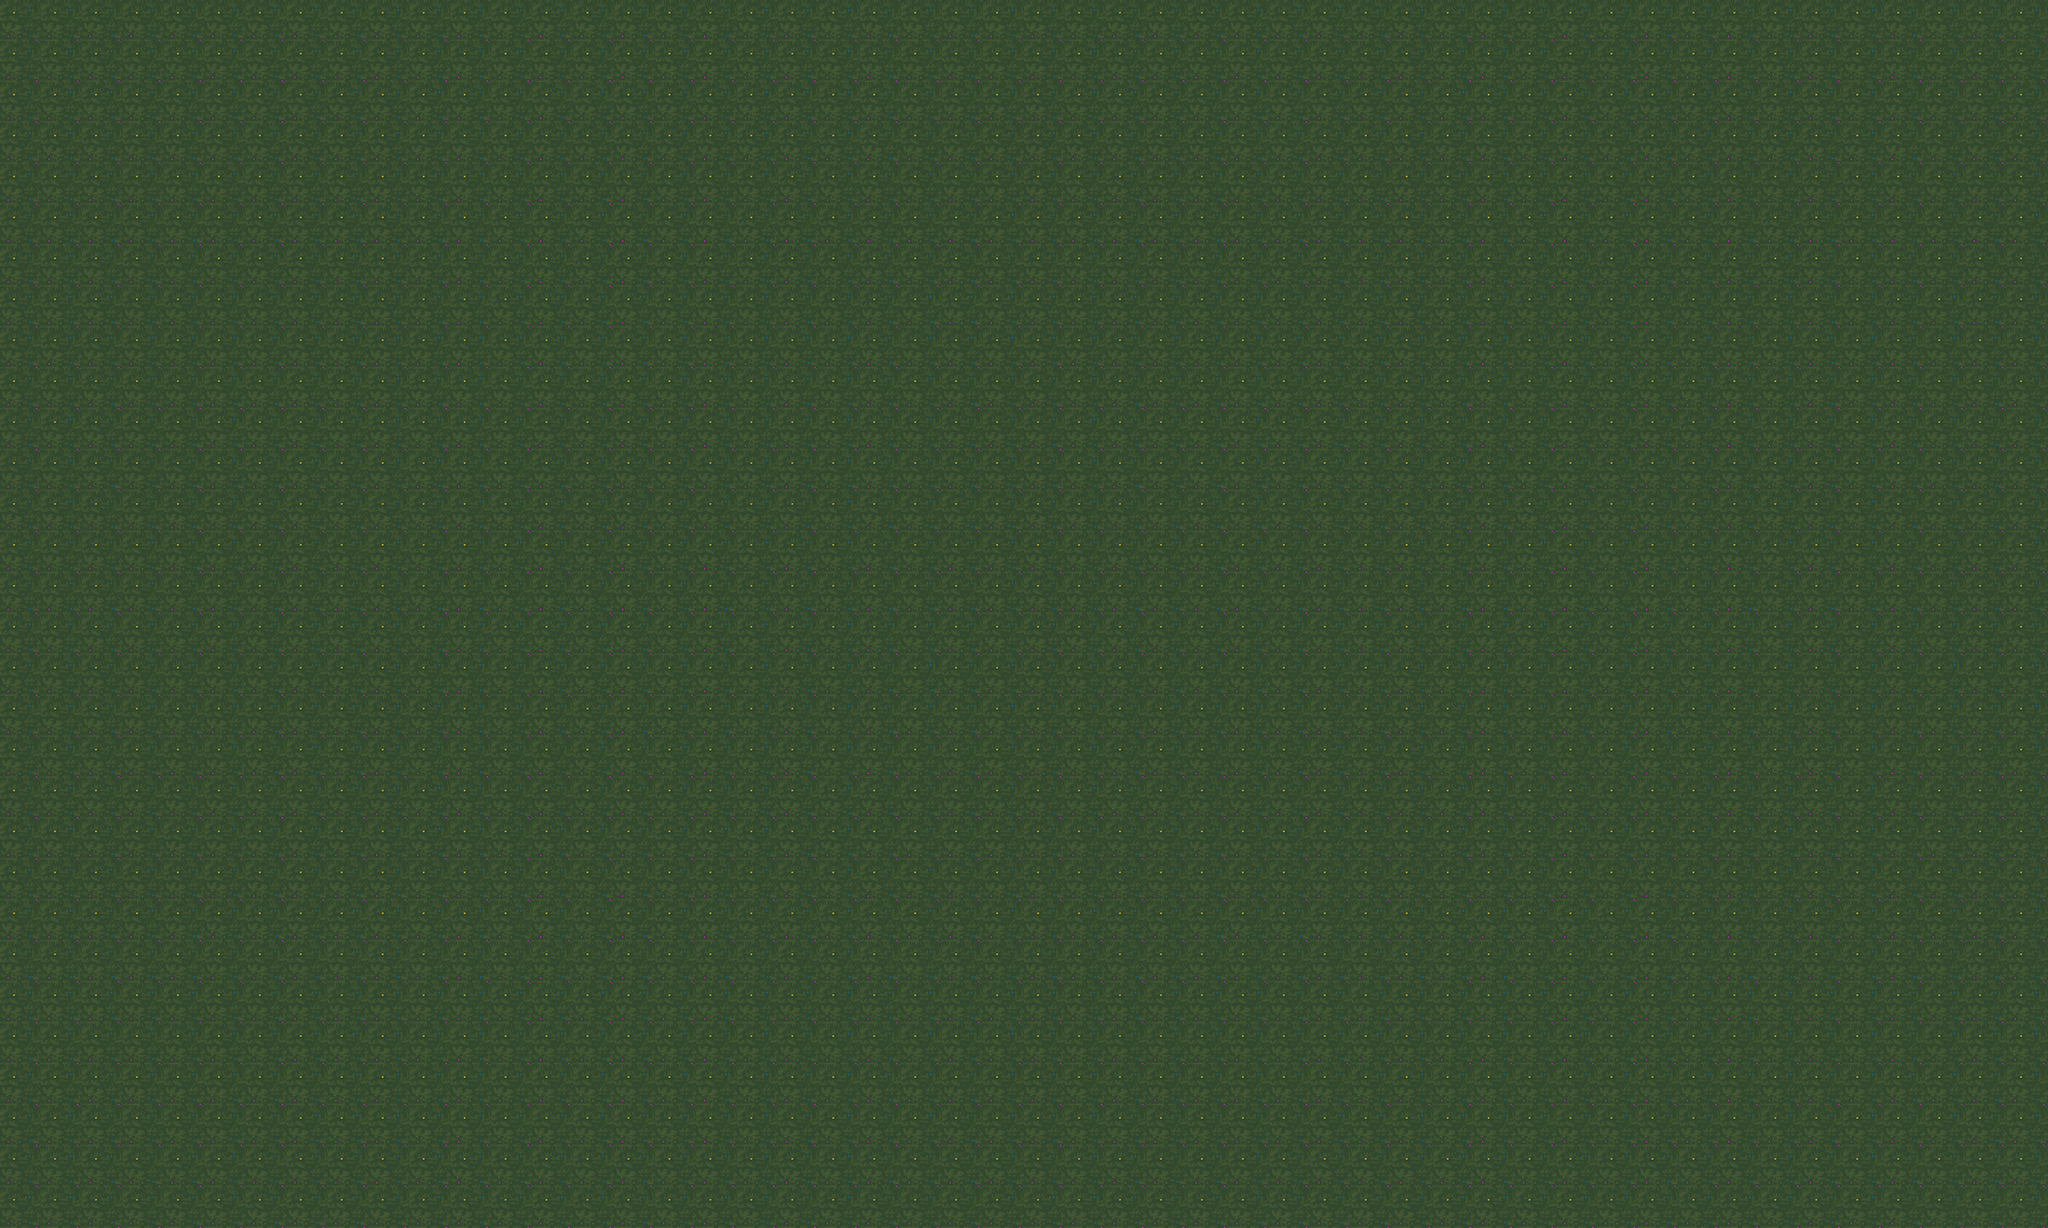

Below is a game level as drawn by its tile map, then a one-line description and the .tmx that defines it (tile-layer data replaced by summaries):
An orthogonal 50x30 tile map with 50x50 px tiles, 1 tile layer (Background), 2 tilesets and 72 objects.

<map version="1.5" tiledversion="1.5.0" orientation="orthogonal" renderorder="right-down" width="50" height="30" tilewidth="50" tileheight="50" infinite="0" nextlayerid="6" nextobjectid="141">
 <editorsettings>
  <export target="../../../../../../../../Downloads/untitled.json" format="roshamboogie" />
 </editorsettings>
 <tileset firstgid="1" source="../tilesets/decorations.tsx" />
 <tileset firstgid="5" source="../tilesets/tiles.tsx" />
 <layer id="1" name="Background" width="50" height="30">
  <data>[1500 cells, 1500 non-empty, 1 distinct tile ids]</data>
 </layer>
 <objectgroup id="2" name="Hitboxes">
  <object id="86" x="997.799" y="656.64">
   <polygon points="0,0 -438.371,183.419 -432.869,520.91 20.1761,552.091 170.58,478.723 187.087,227.439 119.222,49.5231" />
  </object>
  <object id="90" x="1512.35" y="796.296">
   <polygon points="0,0 228.081,78.9216 437.037,-46.9136 148.148,-216.049" />
  </object>
  <object id="91" x="1564.2" y="1124.69">
   <polygon points="0,0 -8.64198,35.8025 514.815,38.2716 516.049,0" />
  </object>
  <object id="92" x="2039.51" y="1165.43">
   <polygon points="0,0 3.7037,-302.469 46.9136,-302.469 45.679,-1.23457" />
  </object>
  <object id="116" x="880.678" y="261.147">
   <polygon points="0,0 137.519,-69.4541 306.987,20.8362 152.799,152.799 -25.0035,115.294" />
  </object>
 </objectgroup>
 <objectgroup id="4" name="GameObjects">
  <object id="26" template="../templates/egg_spawn.tx" x="190.621" y="348.837" />
  <object id="27" template="../templates/player_spawn.tx" x="276.401" y="386.961" />
  <object id="28" template="../templates/swap_station.tx" x="476.554" y="346.931" />
  <object id="64" template="../templates/active_orb.tx" x="295.488" y="504.345" />
  <object id="66" template="../templates/inactive_orb.tx" x="387.082" y="503.894" visible="1" />
  <object id="107" template="../templates/swap_station.tx" x="1397.92" y="579.448" />
  <object id="108" template="../templates/active_orb.tx" x="1376.19" y="991.399" />
  <object id="109" template="../templates/inactive_orb.tx" x="1464.99" y="990.486" />
  <object id="110" template="../templates/player_spawn.tx" x="1424.47" y="717.167" />
  <object id="111" template="../templates/player_spawn.tx" x="1422.68" y="798.745" />
  <object id="112" template="../templates/player_spawn.tx" x="1534.74" y="882.116" />
  <object id="113" template="../templates/player_spawn.tx" x="1541.01" y="560.287" />
  <object id="114" template="../templates/booster_pad.tx" x="508.749" y="599.25" />
  <object id="135" template="../templates/swap_station.tx" x="1475.2" y="211.14" />
  <object id="136" template="../templates/player_spawn.tx" x="1352.97" y="375.052" />
  <object id="137" template="../templates/active_orb.tx" x="1655.79" y="176.413" />
  <object id="138" template="../templates/active_orb.tx" x="1651.62" y="209.751" />
  <object id="139" template="../templates/booster_pad.tx" x="1172.39" y="441.728" />
  <object id="140" template="../templates/egg_spawn.tx" x="1519.66" y="362.55" />
 </objectgroup>
 <objectgroup id="3" name="Decorations">
  <object id="67" gid="2" x="529.775" y="958.903" width="118" height="190" />
  <object id="68" gid="2" x="584.8" y="964.406" width="118" height="190" />
  <object id="69" gid="2" x="674.676" y="924.054" width="118" height="190" />
  <object id="70" gid="2" x="755.38" y="1008.43" width="118" height="190" />
  <object id="71" gid="2" x="880.105" y="991.919" width="118" height="190" />
  <object id="72" gid="3" x="591.645" y="1162.47" width="153" height="321" />
  <object id="73" gid="3" x="771.395" y="938.696" width="153" height="321" />
  <object id="74" gid="3" x="914.462" y="1074.43" width="153" height="321" />
  <object id="75" gid="3" x="1017.18" y="940.53" width="153" height="321" />
  <object id="76" gid="4" x="719.375" y="1112.13" width="168" height="258" />
  <object id="77" gid="4" x="849.602" y="1135.97" width="168" height="258" />
  <object id="78" gid="4" x="1005.51" y="1167.15" width="168" height="258" />
  <object id="79" gid="4" x="915.633" y="853.505" width="168" height="258" />
  <object id="80" gid="2" x="803.069" y="1197.35" width="118" height="190" />
  <object id="81" gid="2" x="949.804" y="1208.35" width="118" height="190" />
  <object id="82" gid="2" x="544.448" y="1173.5" width="118" height="190" />
  <object id="83" gid="2" x="687.515" y="1180.84" width="118" height="190" />
  <object id="84" gid="2" x="1100.21" y="968.074" width="118" height="190" />
  <object id="85" gid="2" x="1070.86" y="1145.99" width="118" height="190" />
  <object id="87" gid="2" x="875.318" y="851.638" width="118" height="190" />
  <object id="93" gid="2" x="1603.03" y="681.896" width="118" height="190" />
  <object id="94" gid="2" x="1561.29" y="746.404" width="118" height="190" />
  <object id="95" gid="2" x="1613.15" y="776.761" width="118" height="190" />
  <object id="96" gid="2" x="1680.19" y="742.609" width="118" height="190" />
  <object id="97" gid="2" x="1742.16" y="788.144" width="118" height="190" />
  <object id="98" gid="2" x="1800.35" y="780.555" width="118" height="190" />
  <object id="99" gid="2" x="1847.15" y="761.582" width="118" height="190" />
  <object id="100" gid="2" x="1764.93" y="807.117" width="118" height="190" />
  <object id="101" gid="2" x="1715.6" y="832.415" width="118" height="190" />
  <object id="102" gid="2" x="1675.13" y="855.182" width="118" height="190" />
  <object id="103" gid="2" x="1629.59" y="841.269" width="118" height="190" />
  <object id="104" gid="2" x="1568.88" y="818.501" width="118" height="190" />
  <object id="105" gid="2" x="1506.96" y="794.555" width="118" height="190" />
  <object id="117" gid="2" x="939.75" y="408.932" width="118" height="190" />
  <object id="118" gid="2" x="998.091" y="374.205" width="118" height="190" />
  <object id="119" gid="2" x="1042.54" y="343.646" width="118" height="190" />
  <object id="120" gid="2" x="1095.33" y="311.697" width="118" height="190" />
  <object id="121" gid="2" x="930.026" y="289.471" width="118" height="190" />
  <object id="122" gid="2" x="849.46" y="326.977" width="118" height="190" />
  <object id="126" gid="2" x="814.732" y="378.373" width="118" height="190" />
  <object id="127" gid="2" x="852.238" y="392.264" width="118" height="190" />
  <object id="128" gid="2" x="885.576" y="393.653" width="118" height="190" />
  <object id="129" gid="2" x="968.921" y="399.209" width="118" height="190" />
  <object id="130" gid="2" x="902.245" y="325.588" width="118" height="190" />
  <object id="131" gid="2" x="981.422" y="322.809" width="118" height="190" />
  <object id="132" gid="3" x="932.473" y="355.471" width="153" height="321" />
  <object id="133" gid="3" x="1019.99" y="336.024" width="153" height="321" />
  <object id="134" gid="4" x="946.699" y="383.202" width="168" height="258" />
 </objectgroup>
</map>
